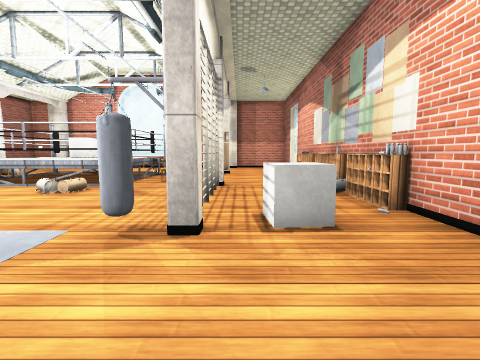
View 1 (above)

17 first-person views from a walk through a 3-D level made in the Unity game engine. The camera is 1.2 m above the floor, tilts 6° down and sees 85° across. Doors are open. The floor is counted in squares, 1 m on a side. Each view is taken from the middle of a square. On the plan, view 1 faces up. The plan holds only what a view shows up to about 12 squares ahead; the rest is blank. Some animated figures are not drawn. Some surface patterns are stand-ins.

View 2
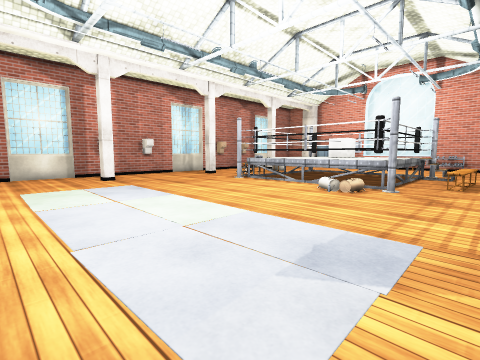

View 3
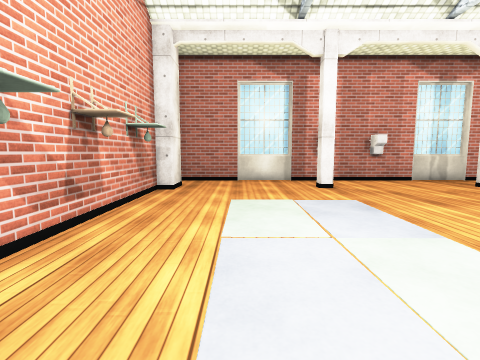

View 4
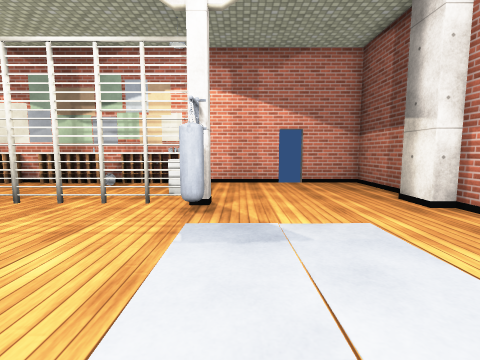

View 5
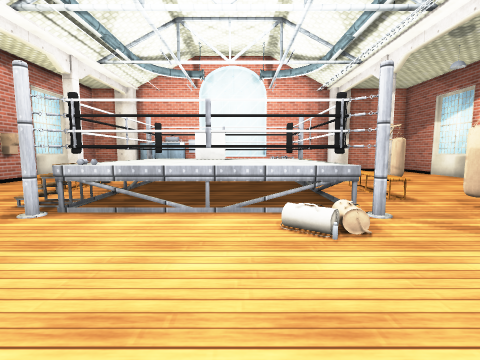

View 6
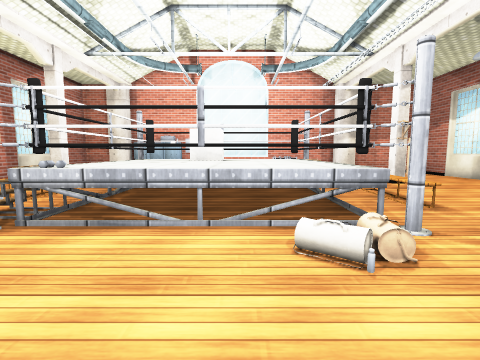

View 7
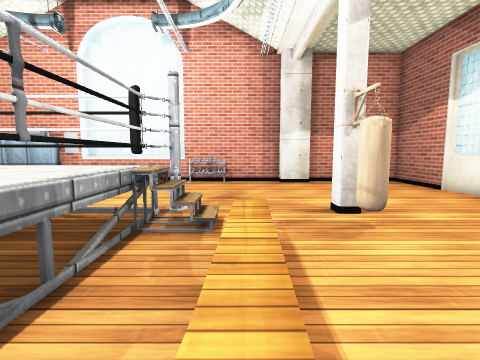

View 8
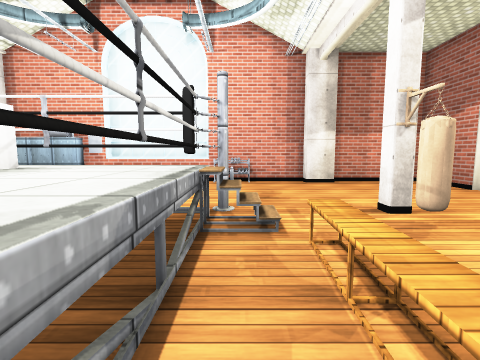

View 9
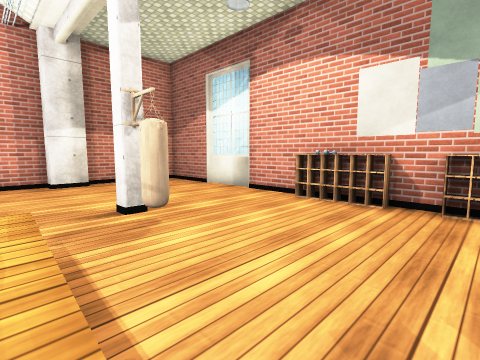

View 10
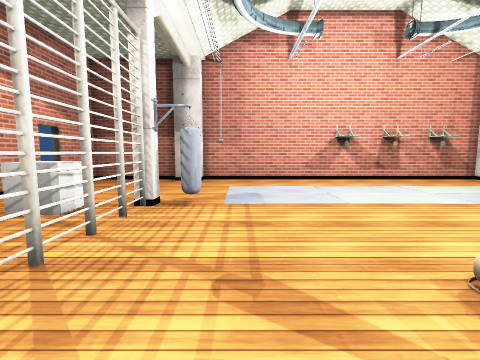

View 11
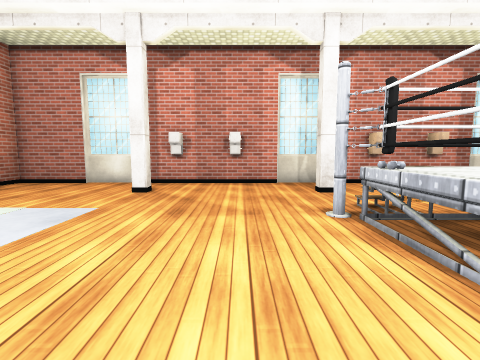

View 12
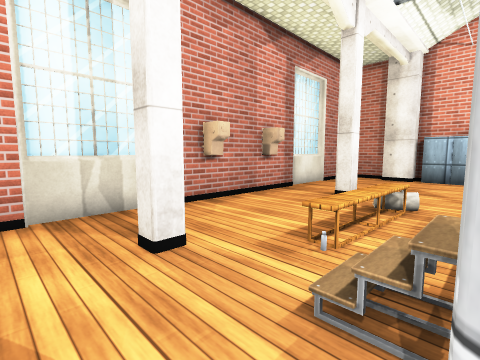

View 13
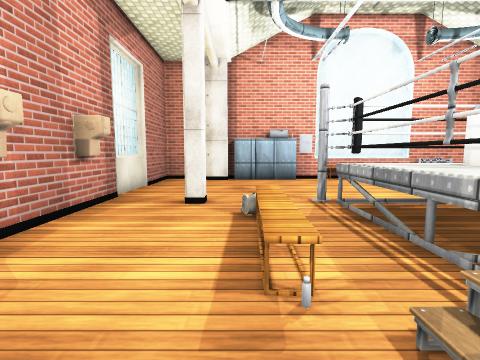

View 14
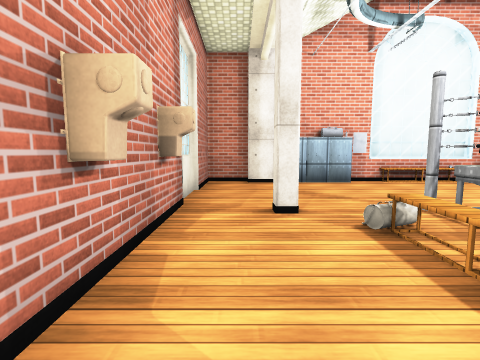

View 15
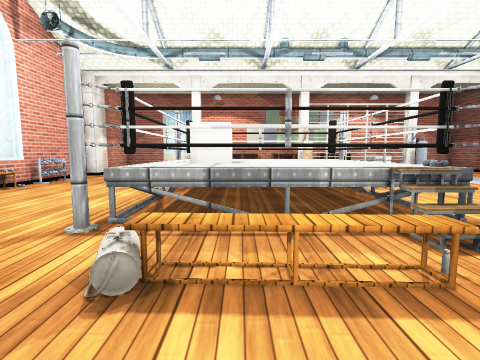

View 16
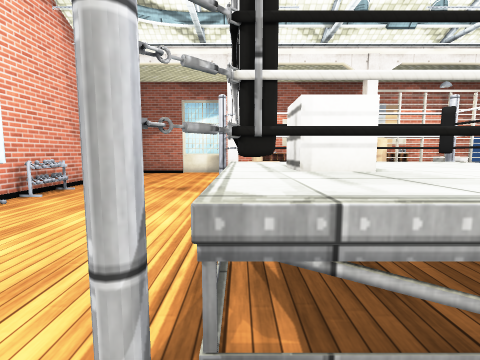

View 17
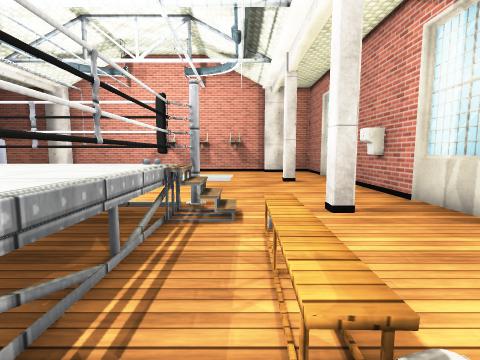

### Floor plan
Key: @ floor where view 1 was taken; # wall or solid block; . main floor; : floor 1 m higher than the main floor; D open door; = window, fence, low wall or low ledge; S shelf; B bench; P poster; C cube; A bag; L locker; O other object.
Columns run from 17 left of view 1 to 4 right of it. Each row starts with its distance up from view 1.
 21  ###LLL##BB ##########
 20  #...................#
 19 ##...................#
 18 #....................#
 17 #....................#
 16 ##...................#
 15  #.#..#=====##.......#
 14  #..B.=##C=:##..A...S#
 13  #..BB=###=:=.B.....S#
 12  #..BB=#::::=.B.....P#
 11 ##..BB=#::::=.B.....P#
 10 #..#..O======..A#...P#
  9 #.....#====##...O...O#
  8 ##.........O....O...O#
  7  #..............O...P#
  6  #..............O... #
  5  #..............O.C.O#
  4 ##.#...........A#.C..#
  3 #....................#
  2 #....................#
  1 ##..................DD
  0  #...............@...#
 -1  #...A.A.A...........#
 -2  #####################

Where each view was taken, in squares from view 1:
view 1: 0 up, 0 right, facing up
view 2: 0 up, 2 left, facing up-left
view 3: 1 up, 5 left, facing left
view 4: 3 up, 7 left, facing right
view 5: 4 up, 7 left, facing up
view 6: 5 up, 7 left, facing up
view 7: 10 up, 3 left, facing up
view 8: 10 up, 4 left, facing up
view 9: 10 up, 3 left, facing up-right
view 10: 10 up, 3 left, facing down
view 11: 7 up, 6 left, facing left
view 12: 8 up, 11 left, facing up-left
view 13: 9 up, 13 left, facing up
view 14: 10 up, 15 left, facing up
view 15: 13 up, 15 left, facing right
view 16: 15 up, 12 left, facing right
view 17: 15 up, 12 left, facing down
